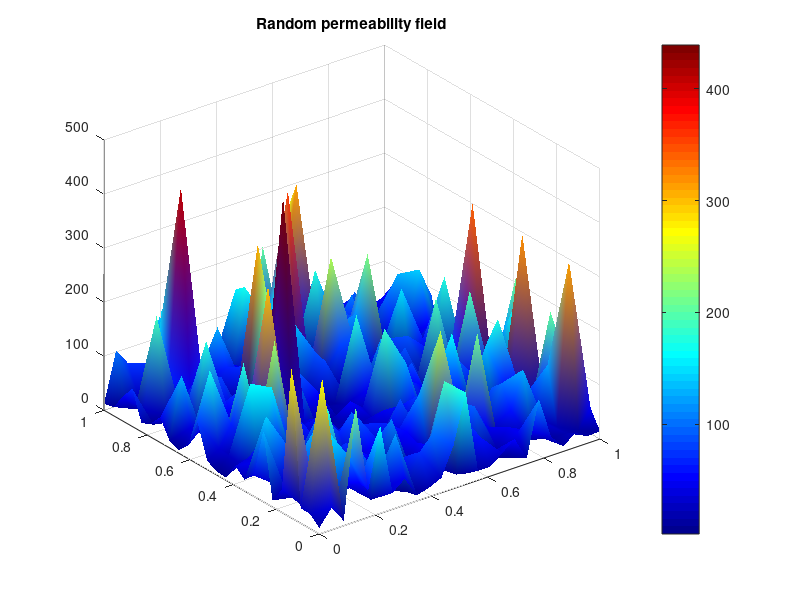

Reproduce this figure in MATLAB. (Note: this script raises an error after producing the figure.)
clear variables
clc

para.box.m=23;     % x grid points is 0 to para.box.m
para.box.n=23;     % y grid points is 0 to para.box.n
para.box.left=0;
para.box.right=1;
para.box.bottom=0;
para.box.top=1;
para.box.dx = (para.box.right-para.box.left)/para.box.m;
para.box.dy = (para.box.top-para.box.bottom)/para.box.n;
[x,y] = meshgrid(para.box.left:para.box.dx:para.box.right,para.box.bottom:para.box.dy:para.box.top);

 KK=randn(para.box.n+1, para.box.m+1);
    KK=34.4253*exp(KK);
    figure(10)
    surf(x,y,KK); shading interp;colormap jet; colorbar; title('Random permeability field')
    export_fig 'KK24x24.pdf' '-opengl'
    figure(11)
    R = log(KK/34.4253);
    pcolor(R); shading interp; colormap jet; colorbar; title('Gaussian field')
    export_fig 'Kraster24x24.pdf' '-opengl'